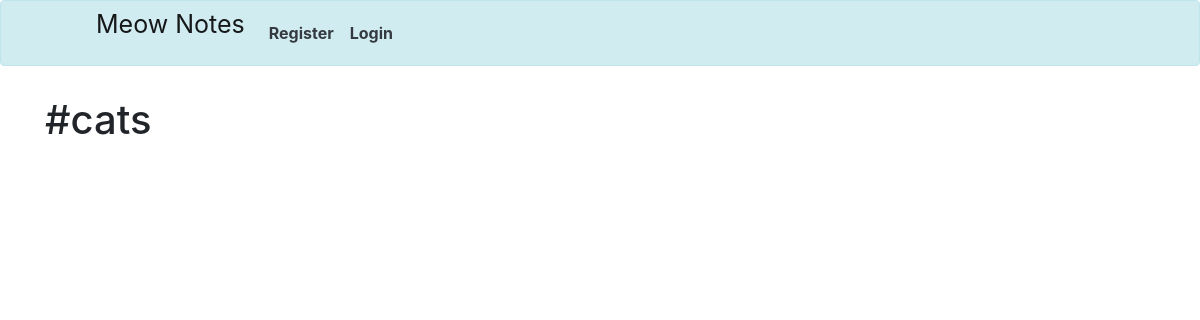
Before: /category/cats/ with the older database file.
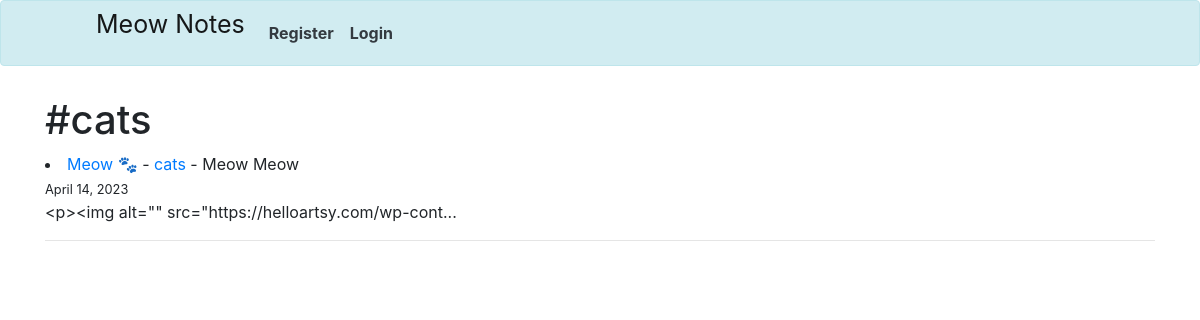
After: the same page with the newer database file.
### main/models.py (models this page shows, shortened)
class Post(models.Model):
    title=models.CharField(max_length=255)
    header_image = models.ImageField(null=True, blank=True, upload_to='images/') # this will allow the user without the images to its profile
    '''
        we should not store the image to the database, instead we must use aws and other services and store the link of the image
        this will save the space of the database. Heroku wouldn't let you upload the images to the database.
        ------------------------------------------------------------------------------------------------------------------------
        Steps to install the images
        \----> install the pillow using the command 'pip install Pillow'
        \---->
    '''
    title = models.CharField(max_length=255)
    title_tag = models.CharField(max_length=255, default="")
    header_image = models.ImageField(
        null=True, blank=True, upload_to='images/')
    '''
    For this we need to add the path of the media
    in the settings.py

    STATIC_URL = 'static/'
    STATIC_ROOT = os.path.join(BASE_DIR, 'static/')

    MEDIA_URL = 'media/'
    MEDIA_ROOT = os.path.join(BASE_DIR, 'media/')

    after this we need to do collectstatic

    '''
    author = models.ForeignKey(User, on_delete=models.CASCADE)
    post_date = models.DateField(auto_now_add=True)
    body = RichTextField(blank=True, null=True)
    category = models.CharField(max_length=255, default='')
    likes = models.ManyToManyField(User, related_name='note_post', default='1')

### main/views.py (the view)
# urls.py: path('category/<str:cats>/', CategoryView, name="category-view"),
def CategoryView(request, cats):
    category_posts=Post.objects.filter(category=cats)
    return render(request, 'categories.html', {'category_posts':category_posts, 'cats':cats})

### templates/categories.html (shortened to what this page needs)
{% extends 'mysite/base.html' %}
    {% block content %}
    <h1>#{{ cats }}</h1>
    {% for post in category_posts %}
        <li><a href="{% url 'article-detail' post.pk %}" style="text-decoration:none; ">{{ post.title }}</a> - <a href="{% url 'article-detail' post.pk %}" style="text-decoration:none;">{{ post.category }}</a> - {{ post.author.first_name }} {{ post.author.last_name }}
        <br>
        <small>{{ post.post_date }}</small>
        <br>
    </li>
    {{ post.body|slice:":50" }}...
    <br>
    <hr>
    <br>
{% endfor %}
{% endblock %}

### templates/mysite/base.html (shortened to what this page needs)
<!DOCTYPE html>
<html lang="en">
{% load static %}
<head>
  <link rel="stylesheet" href="https://cdn.jsdelivr.net/npm/bootstrap@4.0.0/dist/css/bootstrap.min.css"
>
</head>
<body class="overflow-auto">
  <nav class="navbar navbar-expand-lg navbar-light  alert alert-info" role="alert" style="position: fixed; top: 0; width: 100%; margin: 0; padding: 0 25px 0 25px; z-index: 1000;">
    <a class="navbar-brand d-flex" href="/">
      <img src="https://png.pngtree.com/png-vector/20230120/ourmid/pngtree-veterinary-design-vet-clipart-puppy-cute-cat-logo-png-image_6565444.png" alt="" width="70px">
      <p style="font-size: 25px; margin-top: auto;">Meow Notes</p>
    </a>
    <div class="collapse navbar-collapse" id="navbarSupportedContent">
      <ul class="navbar-nav mr-auto">
        {% if user.is_authenticated %}
        <li class="nav-item active">
          <a class="nav-link font-weight-bold" href="/">Home <span class="sr-only">(current)</span></a>
        </li>
        <li class="nav-item dropdown">
          <a class="nav-link text-dark font-weight-bold dropdown-toggle" href="#" id="navbarDropdown" role="button" data-toggle="dropdown"
            aria-haspopup="true" aria-expanded="false">
            Activity
          </a>
          <div class="dropdown-menu" aria-labelledby="navbarDropdown">
            <a class="dropdown-item" href="{% url 'add-post' %}">Add Notes</a>
            <a class="dropdown-item" href="{% url 'add-category' %}">Add Category</a>
            <a class="dropdown-item" href="{% url 'edit_profile' %}">Edit Profile</a>
            <a class="dropdown-item" href="{% url 'dashboard' %}">Your Notes</a>
          </div>
        </li>
        <li class="nav-item">
          <a class="nav-link text-dark font-weight-bold" href="{% url 'logout' %}">Logout</a>
        </li>
        {% else %}
        <li class="nav-item">
          <a class="nav-link text-dark font-weight-bold" href="{% url 'register' %}">Register</a>
        </li>
        <li class="nav-item">
          <a class="nav-link text-dark font-weight-bold" href="{% url 'login' %}">Login</a>
        </li>
        {% endif %}
      </ul>
    </div>
  </nav>
  <div class="container blur">
    <br>
    <br>
    <br>
    <br>
    {% block content %}
    {% endblock %}
  </div>
</body>
</html>

Changed rows visible on the page:
added Post: title "Meow 🐾", category "cats", author.first_name "Meow", author.last_name "Meow", post_date "April 14, 2023", body "<p><img alt=\"\" src=\"https://helloartsy.com/wp-cont"
